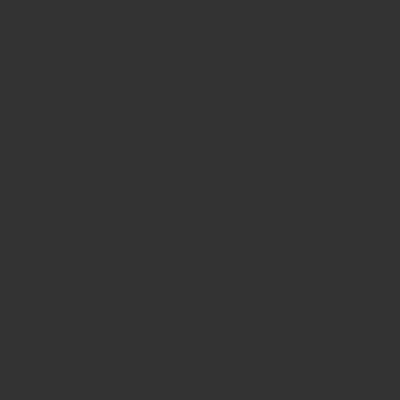
Frame 1 (no input)
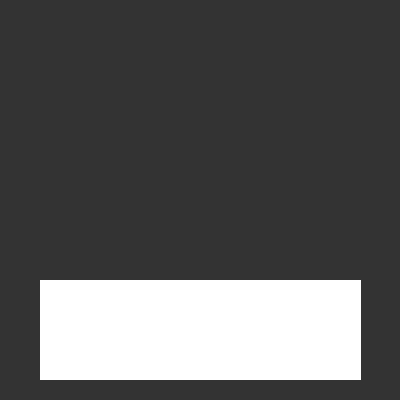
Frame 60 (the mouse pressed at the canvas centre just before this capture)
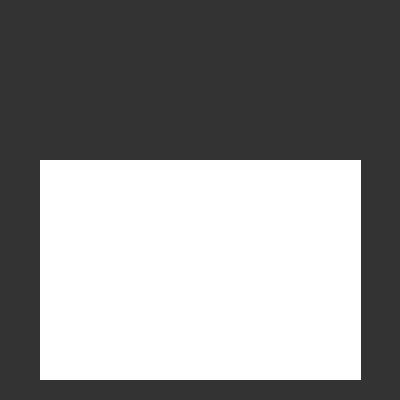
Frame 120 (the mouse held since frame 60 and released just before this capture)

The Processing sketch that drew these frames (run headless with seeded random() and noise(); from frame 60 on, the mouse is pressed at the canvas centre):

// Processing sketch: Normen
// ── Normen.pde
void setup() {
  size(400, 400);
  background(51);
  strokeWeight(1);
  stroke(255);
  fill(255);
}

float XminVal = -5;
float XmaxVal = 5;

float YminVal = -10;
float YmaxVal = 10;

float inc = 0.01;
float x1 = XminVal;
float x2 = YminVal;
float a1 = 1/4f;
float a2 = 1/9f;




void draw() {
  for (int i = 0; i < 10000; i++) {
    if (euclideanNorm() < 1)
    {
      float x = map(x1, XminVal, XmaxVal, 0, width);
      float y = map(x2, YminVal, YmaxVal, height, 0);
      point(x, y);
    }
    // println("x1: " + x1 + "; x2: " + x2);

    if (x1 >= XmaxVal && x2 >= YmaxVal) {
      noLoop();
      println("done");
      break;
    }
  }
}
float euclideanNorm() {
  float val = max(a1*abs(x1), a2*abs(x2));
  x1+=inc;
  if (x1 > XmaxVal) {
    x1 = XminVal;
    x2 +=inc;
    if (x2 >YmaxVal)
      x2 = YminVal;
  }
  return val;
}
